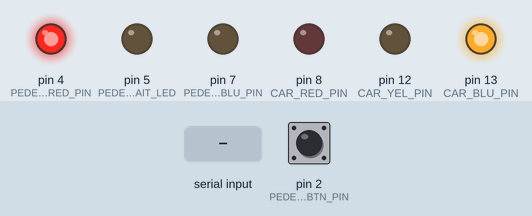
The sketch below on a simulated Arduino Uno, built with avr-gcc and run on an emulated ATmega328P. Parts: output pins drawn as LEDs (lit = HIGH). The test bench sets the inputs (shaded band); at power-on: pin 2 (PEDESTRIAN_BTN_PIN) HIGH. What the sketch prints to the serial monitor is not drawn.

Above: at 0.8 s.
0.9 s: pin 2 (PEDESTRIAN_BTN_PIN) pulled LOW for 0.15 s
At 2.0 s:
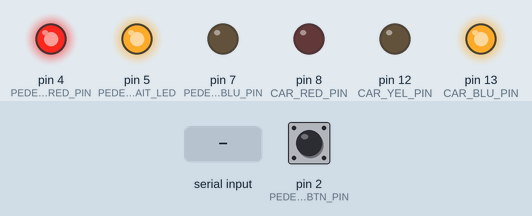
At 3.3 s:
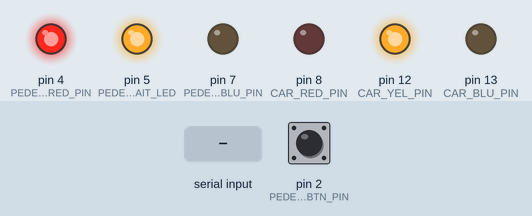
4.0 s: "90,45\n" received over Serial
At 6.8 s:
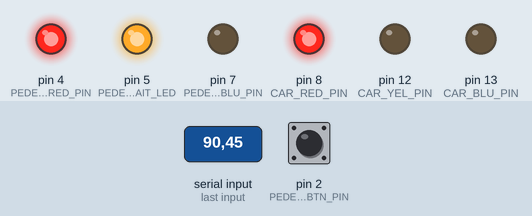
Timing chart, 0 to 22.0 s (numbered marks = the images above; inputs shaded):
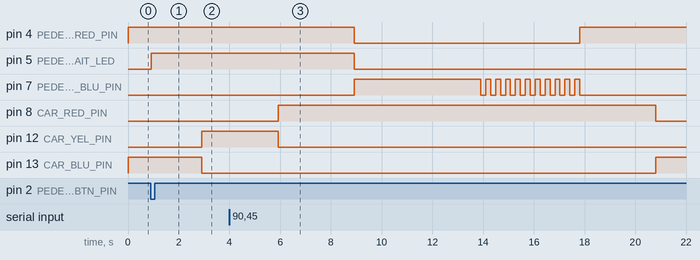

Measured:
- after the input at 0.9 s, pin 5 (PEDESTRIAN_WAIT_LED): LOW → HIGH at once; pin 12 (CAR_YEL_PIN): LOW → HIGH after 2.0 s; pin 13 (CAR_BLU_PIN): HIGH → LOW after 2.0 s

The sketch:

config.ino
```cpp
#include <Arduino_FreeRTOS.h>
#include <semphr.h>

//2つの信号機の状態の組み合わせを定義する
typedef enum{
  CAR_BLUE            = 0,  //車道:青・歩道:赤
  CAR_BLUE_BTN_PUSHED = 1,  //車道:青・歩道:赤, ボタンが押されている状態
  CAR_YELLOW          = 2,  //車道:黄・歩道:赤,
  ALL_RED_PRE_PED     = 3,  //車道:赤・歩道:赤(次に歩道が青になる)
  PED_BLUE            = 4,  //車道:赤・歩道:青
  PED_BLINK           = 5,  //車道:赤・歩道:青点滅
  ALL_RED_PRE_CAR     = 6,  //車道:赤・歩道:赤(次に車道が青になる)
  ALL_RED_ON_ERROR    = 7,  //異常発生時:車道も歩道も赤になる、この状態からはリセットする以外で復帰できない
}ASPECTS;

static ASPECTS state;

const int CAR_BLUE_BTN_PUSHED_ms = 2000;
const int CAR_YELLOW_ms = 3000;
const int ALL_RED_PRE_PED_ms = 3000;
const int PED_BLINK_ms = 200;
const int ALL_RED_PRE_CAR_ms = 3000;

int PED_BLUE_ms = 5000;

const int PEDESTRIAN_BTN_PIN = 2;//PD2
const int PEDESTRIAN_RED_PIN = 4;//PD4
const int PEDESTRIAN_BLU_PIN = 7;//PD7

const int PEDESTRIAN_WAIT_LED= 5;//PD5

const int CAR_RED_PIN =  8;//PB0
const int CAR_YEL_PIN = 12;//PB4
const int CAR_BLU_PIN = 13;//PB5

TaskHandle_t  button_check_task;
TaskHandle_t   LED_control_task;
TaskHandle_t state_control_task;

SemaphoreHandle_t state_mutex;
SemaphoreHandle_t periodTime_mutex;

void setState(ASPECTS newState){
  xSemaphoreTake(state_mutex, portMAX_DELAY);
  state = newState;
  xSemaphoreGive(state_mutex);
}

void button_check_func(void* args){
  //車道が青の場合に限り、ボタンの状態チェックを行う。押された瞬間(HIGH->LOW->LOW)を検出する
  bool    last_btn_state = HIGH;
  bool current_btn_state = HIGH;

  while(1){
    if(state == CAR_BLUE){
      current_btn_state = digitalRead(PEDESTRIAN_BTN_PIN);
      if(current_btn_state == LOW && last_btn_state == HIGH){
        vTaskDelay(1);
        current_btn_state = digitalRead(PEDESTRIAN_BTN_PIN);
        if(current_btn_state == LOW){

          setState(CAR_BLUE_BTN_PUSHED);
          last_btn_state = LOW;

          xTaskNotifyGive(state_control_task);
        }
      }
      last_btn_state = current_btn_state;
    }
    vTaskDelay(3);
  }
}

//歩行者の青点滅の回数を表す。ただし、点灯・消灯をそれぞれ1回と数える
const int BLINK_COUNT_MAX = 20;

void state_control_func(void* args){
  while(1){
    ulTaskNotifyTake(pdTRUE, portMAX_DELAY);

    //この先は「LED_controlTaskに点灯しているLEDを変えてもらった後、一定時間待つこと」を繰り返す。
    xTaskNotifyGive(LED_control_task);
    vTaskDelay(pdMS_TO_TICKS(CAR_BLUE_BTN_PUSHED_ms));

    setState(CAR_YELLOW);
    xTaskNotifyGive(LED_control_task);
    vTaskDelay(pdMS_TO_TICKS(CAR_YELLOW_ms));

    setState(ALL_RED_PRE_PED);
    xTaskNotifyGive(LED_control_task);
    vTaskDelay(pdMS_TO_TICKS(ALL_RED_PRE_PED_ms));

    setState(PED_BLUE);
    xSemaphoreTake(periodTime_mutex, portMAX_DELAY);
    int local_ped_blue_ms = PED_BLUE_ms;
    xSemaphoreGive(periodTime_mutex);
    xTaskNotifyGive(LED_control_task);
    vTaskDelay(pdMS_TO_TICKS(local_ped_blue_ms));

    setState(PED_BLINK);
    for(int i = 0; i < BLINK_COUNT_MAX; i ++){
      xTaskNotifyGive(LED_control_task);
      vTaskDelay(pdMS_TO_TICKS(PED_BLINK_ms));
    }

    setState(ALL_RED_PRE_CAR);
    xTaskNotifyGive(LED_control_task);
    vTaskDelay(pdMS_TO_TICKS(ALL_RED_PRE_CAR_ms));

    setState(CAR_BLUE);
    xTaskNotifyGive(LED_control_task);
  }
}

void LED_control_func(void* args){
  while(1){
    ulTaskNotifyTake(pdTRUE, portMAX_DELAY);
    xSemaphoreTake(state_mutex, portMAX_DELAY);
    switch(state){
      case CAR_BLUE :
        //車道:青・歩道:赤/歩行者ボタン待ちLED消灯
        PORTD |= (1 << PEDESTRIAN_RED_PIN);
          PORTD &= ~((1 << PEDESTRIAN_WAIT_LED) | (1 << PEDESTRIAN_BLU_PIN));
        PORTB |= (1 << (CAR_BLU_PIN-8));
        PORTB &= ~((1 << (CAR_RED_PIN-8))|(1 << (CAR_YEL_PIN-8)));
        break;
      case CAR_BLUE_BTN_PUSHED :
        //車道:青・歩道:赤/歩行者ボタン待ちLED点灯
        PORTD |= (1 << PEDESTRIAN_WAIT_LED) | (1 << PEDESTRIAN_RED_PIN);
        PORTD &= ~ (1 << PEDESTRIAN_BLU_PIN);
        PORTB |= (1 << (CAR_BLU_PIN-8));
        PORTB &= ~((1 << (CAR_RED_PIN-8))|(1 << (CAR_YEL_PIN-8)));
        break;
      case CAR_YELLOW :
        //車道:黄・歩道:赤/歩行者ボタン待ちLED点灯
        PORTD |= (1 << PEDESTRIAN_WAIT_LED) | (1 << PEDESTRIAN_RED_PIN);
        PORTD &= ~ (1 << PEDESTRIAN_BLU_PIN);
        PORTB |= (1 << (CAR_YEL_PIN-8));
        PORTB &= ~((1 << (CAR_RED_PIN-8))|(1 << (CAR_BLU_PIN-8)));
        break;
      case ALL_RED_PRE_PED :
        //車道:赤・歩道:赤(次に歩道が青になる)/歩行者待ちLED点灯
        PORTD |= (1 << PEDESTRIAN_WAIT_LED) | (1 << PEDESTRIAN_RED_PIN);
        PORTD &= ~ (1 << PEDESTRIAN_BLU_PIN);
        PORTB |= (1 << (CAR_RED_PIN-8));
        PORTB &= ~((1 << (CAR_YEL_PIN-8))|(1 << (CAR_BLU_PIN-8)));
        break;
      case PED_BLUE :
        //車道:赤・歩道:青/歩行者待ちLED消灯
        PORTD |= (1 << PEDESTRIAN_BLU_PIN);
        PORTD &= ~((1 << PEDESTRIAN_WAIT_LED) | (1 << PEDESTRIAN_RED_PIN));
        PORTB |= (1 << (CAR_RED_PIN-8));
        PORTB &= ~((1 << (CAR_YEL_PIN-8))|(1 << (CAR_BLU_PIN-8)));
        break;
      case PED_BLINK :
        //車道:赤・歩道:青点滅
        PORTD ^= (1 << PEDESTRIAN_BLU_PIN);
        PORTD &= ~((1 << PEDESTRIAN_WAIT_LED) | (1 << PEDESTRIAN_RED_PIN));
        PORTB |= (1 << (CAR_RED_PIN-8));
        PORTB &= ~((1 << (CAR_YEL_PIN-8))|(1 << (CAR_BLU_PIN-8)));
        break;
      case ALL_RED_PRE_CAR :
        //車道:赤・歩道:赤(次に車道が青になる)
        PORTD |= (1 << PEDESTRIAN_RED_PIN);
        PORTD &= ~ ((1 << PEDESTRIAN_BLU_PIN) | (1 << PEDESTRIAN_WAIT_LED));
        PORTB |= (1 << (CAR_RED_PIN-8));
        PORTB &= ~((1 << (CAR_YEL_PIN-8))|(1 << (CAR_BLU_PIN-8)));
        break;
      case ALL_RED_ON_ERROR :
      default :
        //未定義の値が来た場合 : 車道:赤・歩道:赤
        PORTD |= (1 << PEDESTRIAN_RED_PIN);
        PORTD &= ~ ((1 << PEDESTRIAN_BLU_PIN) | (1 << PEDESTRIAN_WAIT_LED));
        PORTB |= (1 << (CAR_RED_PIN-8));
        PORTB &= ~((1 << (CAR_YEL_PIN-8))|(1 << (CAR_BLU_PIN-8)));
        break;
    }
    xSemaphoreGive(state_mutex);
  }
}

void setup() {
  // put your setup code here, to run once:
  Serial.begin(9600);

  DDRD &= ~(1 << PEDESTRIAN_BTN_PIN);
  PORTD|= (1 << PEDESTRIAN_BTN_PIN);
  DDRD |= (1 << PEDESTRIAN_RED_PIN) | (1 << PEDESTRIAN_BLU_PIN) | (1 << PEDESTRIAN_WAIT_LED);
  //「ピン番号-8」はピン番号をポートに対応させるための処理
  DDRB |= (1 << (CAR_RED_PIN-8)) | (1 << (CAR_YEL_PIN-8)) | (1 << (CAR_BLU_PIN-8));
  state = CAR_BLUE;

       state_mutex = xSemaphoreCreateMutex();
  periodTime_mutex = xSemaphoreCreateMutex();
  xTaskCreate( serial_check_func, "serial_check", 256, NULL, 1, NULL);
  xTaskCreate(state_control_func,   "STATE_CTRL", 128, NULL, 1, &state_control_task);
  xTaskCreate(LED_control_func,   "LED_CTRL", 128, NULL, 1, &LED_control_task);
  xTaskCreate( button_check_func,      "BTN_CHK", 128, NULL, 2, &button_check_task);
  xTaskNotifyGive(LED_control_task);
  vTaskStartScheduler();
}

void loop() {}

void serial_check_func(void* args){
  /*F("文字列"):文字列をスタックメモリではなく、フラッシュメモリに取るためのマクロ*/
  Serial.println(F("横断時間設定"));
  Serial.print(F("現在の設定 : "));
  Serial.print(PED_BLUE_ms);
  Serial.println(F("ミリ秒"));

  unsigned long inputedTime = 0;
  while(1){
    if(Serial.available() > 0){
      if(state != CAR_BLUE){
        Serial.println(F("通常状態の時に入力してください"));
        while(Serial.available() > 0){Serial.read();}
        continue;
      }
      inputedTime = Serial.parseInt();

      Serial.print(F("入力 : "));
      Serial.println(inputedTime);
      if(inputedTime < 1000 || inputedTime > 20000){
        Serial.println(F("1000から20000の範囲で指定してください"));
      }else{
          xSemaphoreTake(periodTime_mutex, portMAX_DELAY);
          PED_BLUE_ms = inputedTime;
          xSemaphoreGive(periodTime_mutex);

          Serial.print(inputedTime);
          Serial.println(F("ミリ秒に時間を変更しました"));
      }
    }
    //約80ms
    vTaskDelay(5);
  }
}
```
